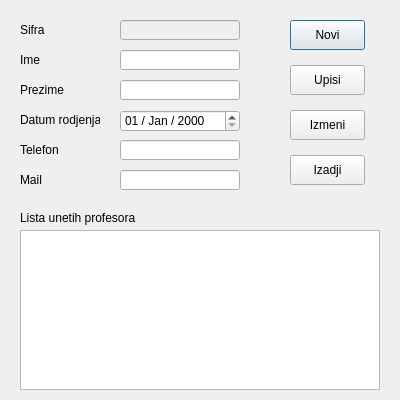
<?xml version="1.0" encoding="UTF-8"?>
<ui version="4.0">
 <class>Profesori</class>
 <widget class="QDialog" name="Profesori">
  <property name="geometry">
   <rect>
    <x>0</x>
    <y>0</y>
    <width>400</width>
    <height>400</height>
   </rect>
  </property>
  <property name="windowTitle">
   <string>Profesori</string>
  </property>
  <widget class="QLabel" name="labelSifra">
   <property name="geometry">
    <rect>
     <x>20</x>
     <y>20</y>
     <width>80</width>
     <height>20</height>
    </rect>
   </property>
   <property name="text">
    <string>Sifra</string>
   </property>
  </widget>
  <widget class="QLabel" name="labelIme">
   <property name="geometry">
    <rect>
     <x>20</x>
     <y>50</y>
     <width>80</width>
     <height>20</height>
    </rect>
   </property>
   <property name="text">
    <string>Ime</string>
   </property>
  </widget>
  <widget class="QLabel" name="labelPrezime">
   <property name="geometry">
    <rect>
     <x>20</x>
     <y>80</y>
     <width>80</width>
     <height>20</height>
    </rect>
   </property>
   <property name="text">
    <string>Prezime</string>
   </property>
  </widget>
  <widget class="QLabel" name="labelDatumRodjenja">
   <property name="geometry">
    <rect>
     <x>20</x>
     <y>110</y>
     <width>80</width>
     <height>20</height>
    </rect>
   </property>
   <property name="text">
    <string>Datum rodjenja</string>
   </property>
  </widget>
  <widget class="QLabel" name="labelTelefon">
   <property name="geometry">
    <rect>
     <x>20</x>
     <y>140</y>
     <width>80</width>
     <height>20</height>
    </rect>
   </property>
   <property name="text">
    <string>Telefon</string>
   </property>
  </widget>
  <widget class="QLabel" name="labelMail">
   <property name="geometry">
    <rect>
     <x>20</x>
     <y>170</y>
     <width>80</width>
     <height>20</height>
    </rect>
   </property>
   <property name="text">
    <string>Mail</string>
   </property>
  </widget>
  <widget class="QLineEdit" name="lineEditSifra">
   <property name="enabled">
    <bool>false</bool>
   </property>
   <property name="geometry">
    <rect>
     <x>120</x>
     <y>20</y>
     <width>120</width>
     <height>20</height>
    </rect>
   </property>
  </widget>
  <widget class="QLineEdit" name="lineEditIme">
   <property name="geometry">
    <rect>
     <x>120</x>
     <y>50</y>
     <width>120</width>
     <height>20</height>
    </rect>
   </property>
  </widget>
  <widget class="QLineEdit" name="lineEditPrezime">
   <property name="geometry">
    <rect>
     <x>120</x>
     <y>80</y>
     <width>120</width>
     <height>20</height>
    </rect>
   </property>
  </widget>
  <widget class="QLineEdit" name="lineEditTelefon">
   <property name="geometry">
    <rect>
     <x>120</x>
     <y>140</y>
     <width>120</width>
     <height>20</height>
    </rect>
   </property>
  </widget>
  <widget class="QLineEdit" name="lineEditMail">
   <property name="geometry">
    <rect>
     <x>120</x>
     <y>170</y>
     <width>120</width>
     <height>20</height>
    </rect>
   </property>
  </widget>
  <widget class="QLabel" name="labelListaUnetihProfesora">
   <property name="geometry">
    <rect>
     <x>20</x>
     <y>210</y>
     <width>150</width>
     <height>15</height>
    </rect>
   </property>
   <property name="text">
    <string>Lista unetih profesora</string>
   </property>
  </widget>
  <widget class="QPushButton" name="pushButtonNovi">
   <property name="geometry">
    <rect>
     <x>290</x>
     <y>20</y>
     <width>75</width>
     <height>30</height>
    </rect>
   </property>
   <property name="text">
    <string>Novi</string>
   </property>
  </widget>
  <widget class="QPushButton" name="pushButtonUpisi">
   <property name="geometry">
    <rect>
     <x>290</x>
     <y>65</y>
     <width>75</width>
     <height>30</height>
    </rect>
   </property>
   <property name="text">
    <string>Upisi</string>
   </property>
  </widget>
  <widget class="QPushButton" name="pushButtonIzmeni">
   <property name="geometry">
    <rect>
     <x>290</x>
     <y>110</y>
     <width>75</width>
     <height>30</height>
    </rect>
   </property>
   <property name="text">
    <string>Izmeni</string>
   </property>
  </widget>
  <widget class="QPushButton" name="pushButtonIzadji">
   <property name="geometry">
    <rect>
     <x>290</x>
     <y>155</y>
     <width>75</width>
     <height>30</height>
    </rect>
   </property>
   <property name="text">
    <string>Izadji</string>
   </property>
  </widget>
  <widget class="QDateEdit" name="dateEditDatumRodjenja">
   <property name="geometry">
    <rect>
     <x>120</x>
     <y>110</y>
     <width>120</width>
     <height>22</height>
    </rect>
   </property>
   <property name="displayFormat">
    <string>dd / MMM / yyyy</string>
   </property>
  </widget>
  <widget class="QTableView" name="tableView">
   <property name="geometry">
    <rect>
     <x>20</x>
     <y>230</y>
     <width>360</width>
     <height>160</height>
    </rect>
   </property>
  </widget>
 </widget>
 <resources/>
 <connections/>
</ui>
